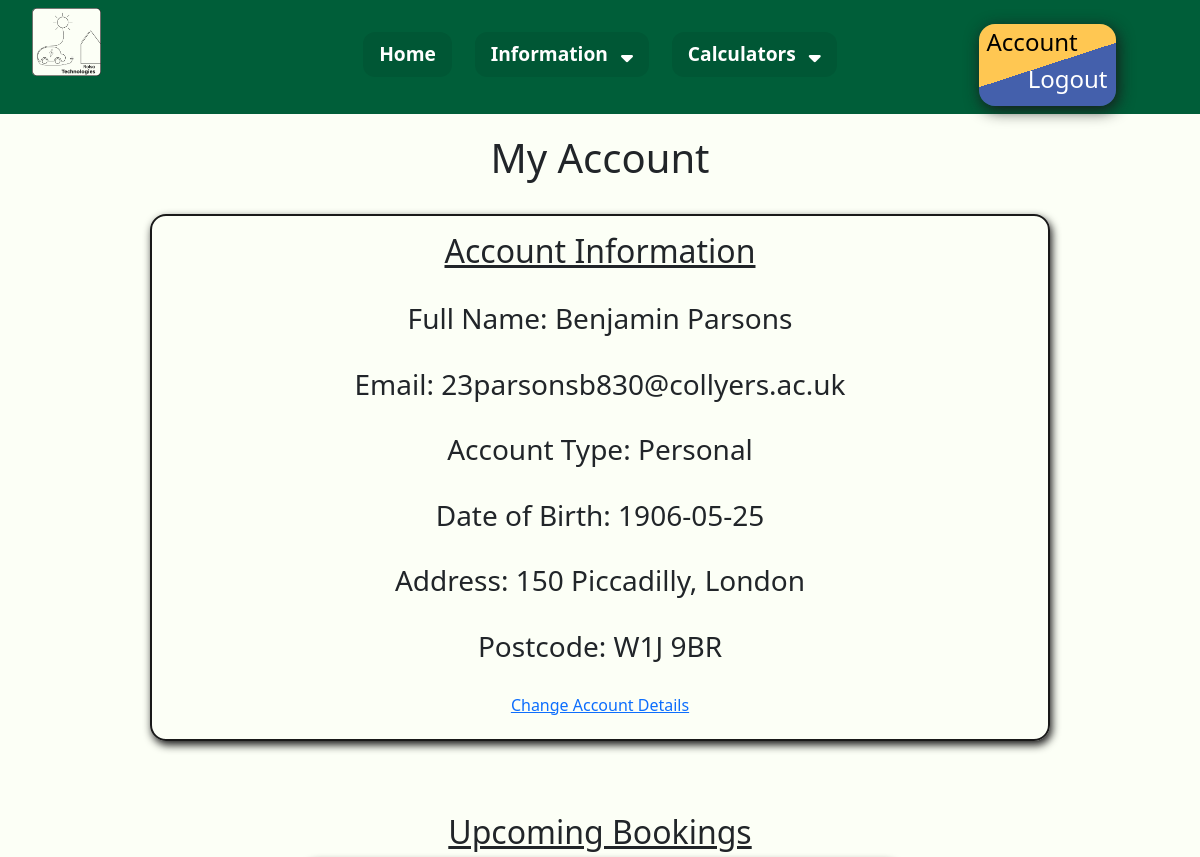
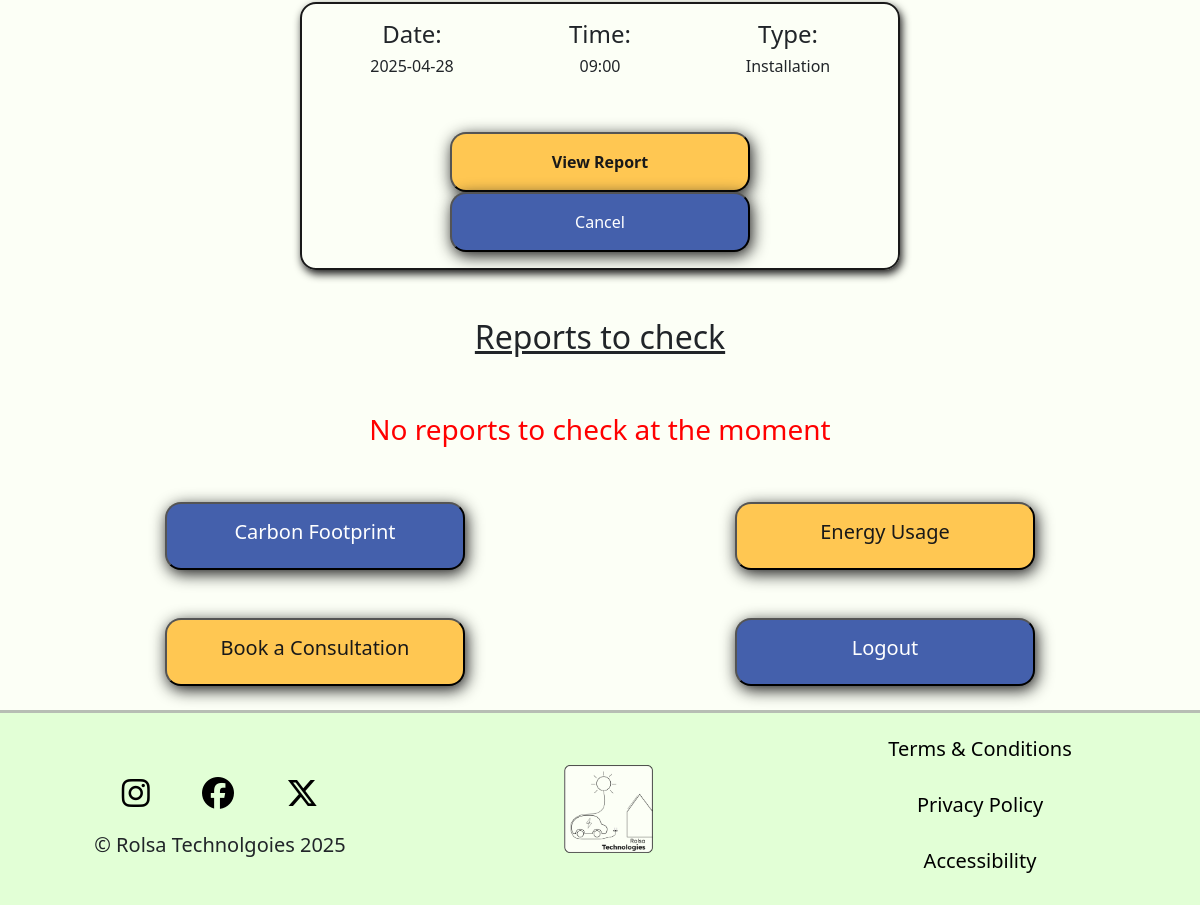
The app's page /account (signed in) with its own data (2 pictures, top to bottom).
### tables this page shows
CREATE TABLE Personal(
    AccountID INTEGER NOT NULL,
    FullName VARCHAR(255) NOT NULL,
    DateOfBirth DATE,
    Address TEXT,
    Postcode VARCHAR(8),
    FOREIGN KEY (AccountID) REFERENCES Account(AccountID)
);

CREATE TABLE Account (
    AccountID INTEGER NOT NULL,
    Email BOOLEAN DEFAULT 1,
    Password VARCHAR(255) NOT NULL,
    AccountTypeID INTEGER DEFAULT 1,
    PRIMARY KEY (AccountID),
    FOREIGN KEY (AccountTypeID) REFERENCES AccountType(AccountTypeID)
);

CREATE TABLE AccountType (
    AccountTypeID INTEGER NOT NULL,
    Type VARCHAR(25) NOT NULL,
    PRIMARY KEY (AccountTypeID)
);

CREATE TABLE BookingType (
    BookingTypeID INTEGER NOT NULL,
    Title VARCHAR(25) NOT NULL,
    PRIMARY KEY (BookingTypeID)
);

### main.py (the view)
@app.route("/account")
def account():
    accountType = session.get('type', None)
    account = session.get('account', None)
    if account != None and accountType == 1 or accountType == 2:
        AccountInformation, BookingsInformation = Get.RetrieveInfo(account, "Account")
        ReportViewing = Get.ReportsToCheck(account)
        if AccountInformation['Address'] is None:
            return redirect("/change_account_details")
        return render_template("account.html", AccountInformation = AccountInformation, BookingsInformation = BookingsInformation, ReportViewing = ReportViewing)
    elif account != None and accountType == 3:
        return redirect("/admin")
    else:
        return redirect("/login")

### get.py (called while the page is built, shortened)
def ReportsToCheck(account):
    ReportViewing = {}
    con = sqlite3.connect("RolsaDB.db")
    cursor = con.cursor()
    cursor.execute("SELECT BR.ReportID, ForDateTime, S.FullName FROM BookingReport BR JOIN Report R ON BR.ReportID = R.ReportID JOIN Staff S ON R.StaffID = S.StaffID JOIN Booking B ON BR.ConsultationID = B.BookingID WHERE FollowUpID IS NULL AND B.AccountID = (SELECT AccountID FROM Account WHERE Email = ?)", (account,))
    Reports = cursor.fetchall()
    con.close()
    return ReportViewing

### main.py (called while the page is built)
@app.context_processor
def inject_global_data():
    return {
        "account": session.get('account', None), #email address is considered as account
        "type": session.get('type', None) #type is considered as account type (Personal, Business, Admin)
    }

### templates/account.html (shortened to what this page needs)
{% extends "base.html" %}
{% block css %}
<link rel="stylesheet" href="{{ url_for('static', filename='css/account.css') }}">
{% endblock %}
{% block content %}
<h1>My Account</h1>
<br>
<div class="infobox">
    <center>
        <h2>Account Information</h2>
        <br>
        {% if AccountInformation.Type == "Personal" %}
          <h3>Full Name: {{ AccountInformation.FullName}}</h3><br>
        {% elif AccountInformation.Type == "Business" %}
          <h3>Business Name: {{ AccountInformation.FullName }}</h3><br>
        {% endif %}
        <h3>Email: {{ AccountInformation.Email }}</h3><br>
        <h3>Account Type: {{ AccountInformation.Type }} </h3><br>
        {% if AccountInformation.DateofBirth %}
        <h3>Date of Birth: {{ AccountInformation.DateofBirth }}</h3><br>
        {% elif AccountInformation.PhoneNumber %}
        <h3>Phone Number: {{ AccountInformation.PhoneNumber }}</h3><br>
        {% endif %}
        <h3>Address: {{ AccountInformation.Address }}</h3><br>
        <h3>Postcode: {{ AccountInformation.Postcode }}</h3><br>
        <h6><a href="{{ url_for('ChangeAccountDetails')}}">Change Account Details</a></h6>
    </center>
</div><br><br><br>
<h2>Upcoming Bookings</h2>
{% if BookingsInformation %}
{% for counter, booking in BookingsInformation.items() %}
<div class="bookingbox">
      <div class="container text-center">
        <div class="row align-items-center">
          <div class="col">
            <h4>Date:</h4>
            <h6>{{ booking.Date }}</h6>
          </div>
          <div class="col">
            <h4>Time:</h4>
            <h6>{{ booking.Time }}</h6>
          </div>
          <div class="col">
            <h4>Type:</h4>
            <h6>{{ booking.Type }}</h6>
          </div>
        </div>
</div>
    <center>
      <br><br>
      <div class="container text-center">
        <div class="row align-items-center">
          {% if booking.Type != "Consultation" %}
          <div class="col">
            <button id="YellowButton" onclick="window.location.href='/From_Booking{{ booking.BookingID }}'"><strong>View Report</strong></button>
          </div>
          {% endif %}
          <div class="col">
            <button id="BlueButton" onclick="window.location.href='/CancelBooking{{ booking.BookingID }}'">Cancel</a>
          </div>
        </div>
      </div>
</div>
<br><br>
{% endfor %}
{% else %}
<br><br>
<h3 style="text-align: center; color: red;">You have no bookings at the moment</h3>
<br><br>
{% endif %}
<h2>Reports to check</h2>
{% if ReportViewing %}
{% for counter, report in ReportViewing.items() %}
  <div class="bookingbox">
    <div class="container text-center">
        <div class="row align-items-center">
          <div class="col">
            <h4>Staff:</h4>
            <h6>{{ report.Staff }}</h6>
          </div>
          <div class="col">
            <h4>Date:</h4>
            <h6>{{ report.Date }}</h6>
          </div>
          <div class="col">
            <button id="YellowButton" onclick="window.location.href='/view_report{{report.ReportID}}'"><strong>View Report</strong></button>
          </div>
        </div>
    </div>
  </div>
  <br><br>
{% endfor %}
{% else %}
<br><br>
<h3 style="text-align: center; color: red;">No reports to check at the moment</h3>
<br><br>
{% endif %}
<div class="container text-center">
    <div class="row align-items-center">
        <div class="col">
            <button id="BlueButton" onclick="window.location.href='{{ url_for('carbon')}}'"><h5>Carbon Footprint</h5></button>
        </div>
        <div class="col">
            <button id="YellowButton"  onclick="window.location.href='{{ url_for('energy')}}'"><h5>Energy Usage</h5></button>
        </div>
    </div>
</div>
<br><br>
<div class="container text-center">
    <div class="row align-items-start">
        <div class="col">
            <button id="YellowButton" onclick="window.location.href='{{ url_for('consultation')}}'"><h5>Book a Consultation</h5></button>
        </div>
        <div class="col">
            <button id="BlueButton" onclick="window.location.href='/logout'"><h5>Logout</h5></button>
        </div>
    </div>
</div>
<br>
{% endblock%}

### static/css/general.css (style rules this page uses)
body { font-family: "Lexend", sans-serif; margin: 0; padding: 0; background-color: #FCFFF6 !important; color: #191919; }
h1 { text-align: center; margin-bottom: 1.5vh; }
h2 { text-align: center; text-decoration: underline; margin-top: 2vh; margin-bottom: 1vh; }
#BlueButton { background-color: #4460AC; color: white; padding: 2vh 4vh; border-radius: 2vh; min-width: 300px; max-width: 95%; box-shadow: 0.25vh 0.5vh 2vh #191919; transition: 0.25s; }
#YellowButton { background-color: #FFC752; color: #191919; padding: 2vh 4vh; border-radius: 2vh; min-width: 300px; max-width: 95%; box-shadow: 0.25vh 0.5vh 2vh #191919; transition: 0.25s; }
.infobox { width: 75%; margin-left: auto; margin-right: auto; padding: 2vh; border: 2px solid #191919; border-radius: 2vh; box-shadow: 0.25vh 0.5vh 1vh #191919; }

### static/css/account.css (style rules this page uses)
.bookingbox { width: 50%; margin-left: auto; margin-right: auto; padding: 2vh; border: 2px solid #191919; border-radius: 2vh; box-shadow: 0.25vh 0.5vh 1vh #191919; }

### records on screen
Personal: FullName "Benjamin Parsons", DateofBirth "1906-05-25", Address "150 Piccadilly, London", Postcode "W1J 9BR"
Account: Email "23parsonsb830@collyers.ac.uk"
AccountType: Type "Personal"
BookingType: Type "Installation"

### other values on screen
{{ booking.Date }} "2025-04-28"
{{ booking.Time }} "09:00"
